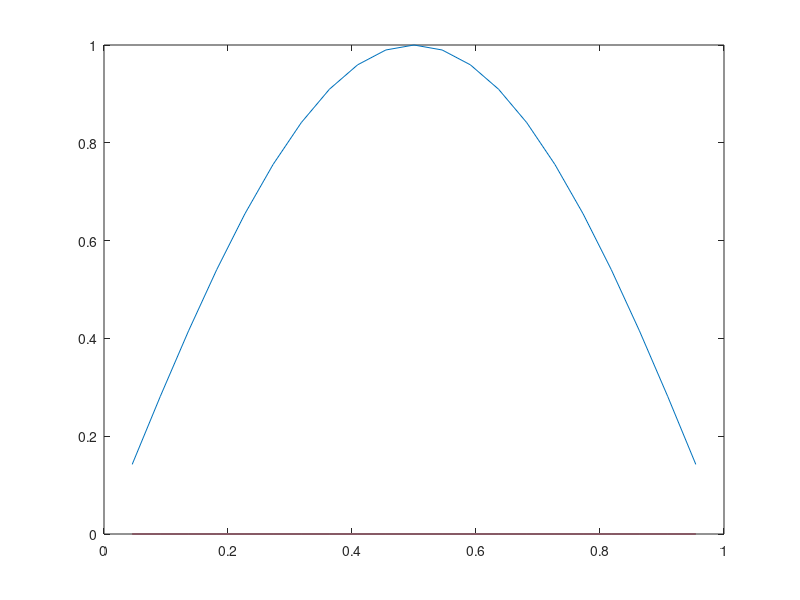

This chart was generated by the following MATLAB code: (Note: this script raises an error after producing the figure.)
%
% Solve x' = f(t,x) = x + t, x(0) = 0, 0 < t <= 1
% with solution x(t) = - t - 1 + exp(t)
% using the 2nd order Taylor approximation, y1,
% the 2nd order Runge-Kutta, y2, and
% the 2nd order Adams-Bashford, y3.
% graph the error
%
clear; clf;
N = 21; a = 0; b = 1; h = (b-a)/(N+1); k = 0.1/2^7; x = h:h:b-h;
A = ( -2*diag(ones(N,1)) + diag(ones(N-1,1),-1) + diag(ones(N-1,1),1) )/h^2;
% A = -5/2*diag(ones(N,1)) + ...
% 4/3*diag(ones(N-1,1),-1) + 4/3*diag(ones(N-1,1),1) - ...
% 1/12*diag(ones(N-2,1),2) - 1/12*diag(ones(N-2,1),-2);
% A(1,N) = 1/12; A(N,1) = 1/12; A = A/h^2;

f = @(t,u) A*u;
u = zeros(N,1/k+1); u(:,1) = sin(pi*x); t = 0;
plot(x,u); hold
%
for n=1:1/k+1 
    u(:,n+1) = rk4_step(f,t(n),u(:,n),k);
    t(n+1) = t(n) + k;
    if max(u(:,n+1)) > 1; t(n+1), hold; return; end
    exact(:,n+1) = exp(-pi^2*t(n+1))*sin(pi*x);
end
%
J = n;
for n=1:round(J/50):J
    plot(x,u(:,n),x(1:(N-1)/5:N),exact(1:(N-1)/5:N,n),'ro');
end
hold